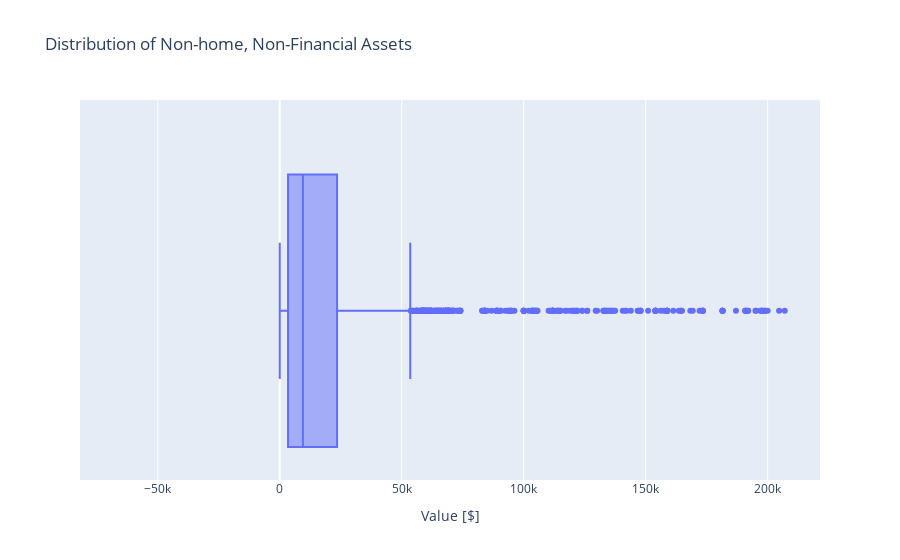

The cell this chart's notebook holds for it:
### Markdown cell above
One thing that we've seen throughout this project is that many of the wealth indicators are highly skewed, with a few outlier households having enormous wealth. Those outliers can affect our measure of variance. Let's see if that's the case with one of the features from `top_five_var`.

### Code cell
# Create a boxplot of `NHNFIN`
fig = px.box(
    data_frame=df,
    x='NHNFIN',
    title="Distribution of Non-home, Non-Financial Assets"
)
fig.update_layout(xaxis_title="Value [$]")
fig.show()

### Figure 1 — Plotly figure (JSON) as saved in the notebook; plotly's stock layout.template omitted (floating-point values rounded to 4 significant figures; data arrays with more than 128 entries replaced by an {"elided": "..."} marker saying what was removed)
{"data": [{"alignmentgroup": "True", "hovertemplate": "NHNFIN=%{x}<extra></extra>", "legendgroup": "", "marker": {"color": "#636efa"}, "name": "", "notched": false, "offsetgroup": "", "orientation": "h", "showlegend": false, "type": "box", "x": {"elided": "4418 int values"}, "x0": " ", "xaxis": "x", "y0": " ", "yaxis": "y"}], "layout": {"autosize": true, "boxmode": "group", "legend": {"tracegroupgap": 0}, "title": {"text": "Distribution of Non-home, Non-Financial Assets"}, "xaxis": {"anchor": "y", "autorange": false, "domain": [0, 1], "range": [-81880.0, 221500.0], "title": {"text": "Value [$]"}, "type": "linear"}, "yaxis": {"anchor": "x", "autorange": false, "domain": [0, 1], "range": [-0.3042, 0.3792], "type": "category"}}}
